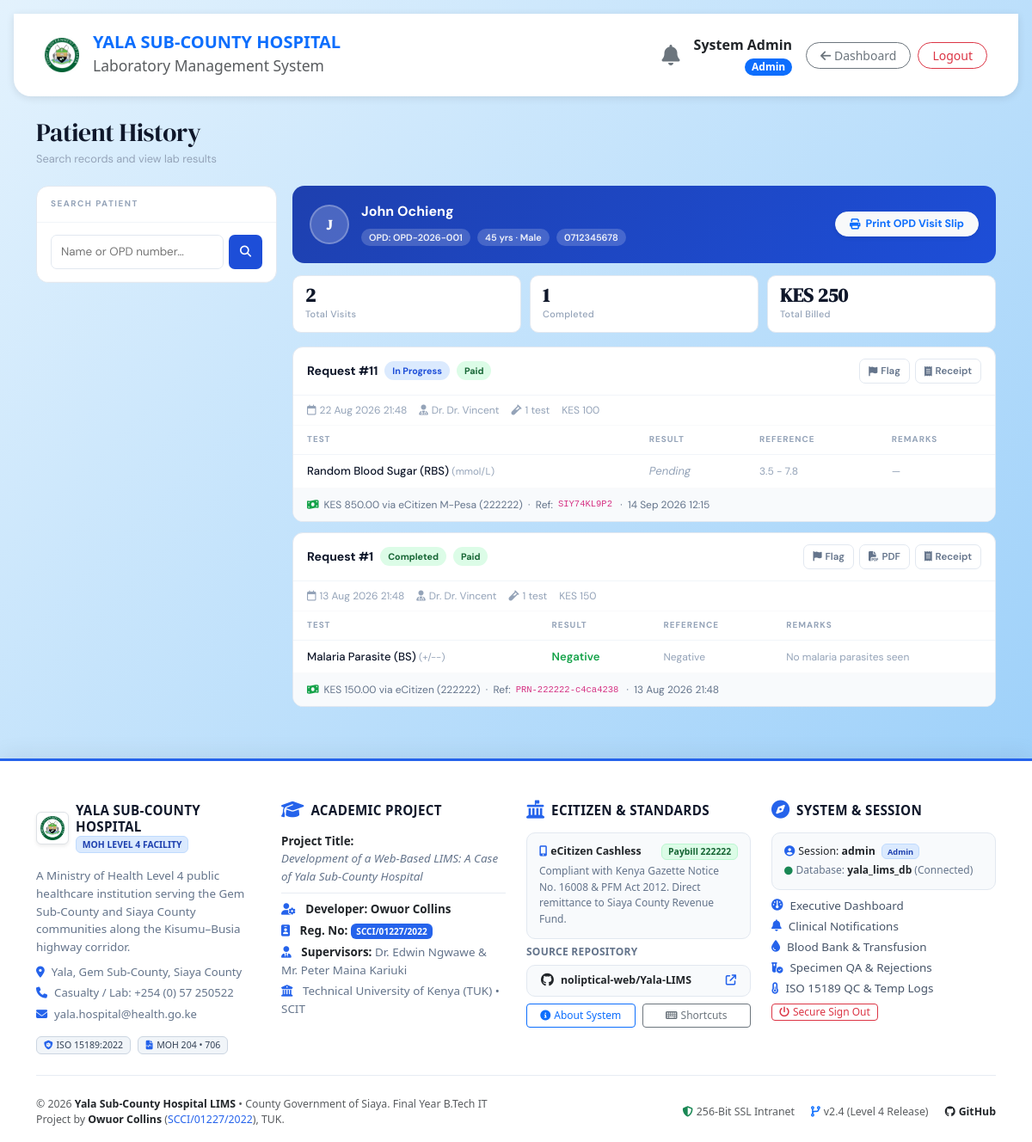
/patient_history.php?patient_id=1 (signed in), run on the app's committed database.
### tables this page shows
CREATE TABLE `patients` (
  `patient_id` int(11) NOT NULL AUTO_INCREMENT,
  `opd_number` varchar(20) NOT NULL,
  `full_name` varchar(100) NOT NULL,
  `age` int(11) NOT NULL,
  `gender` enum('Male','Female','Other') NOT NULL,
  `phone_number` varchar(15) DEFAULT NULL,
  `insurance_provider` varchar(100) NOT NULL DEFAULT '',
  `insurance_number` varchar(100) NOT NULL DEFAULT '',
  `insurance_type` enum('None','SHA','Private','NHIF-Legacy','Corporate') NOT NULL DEFAULT 'None',
  `registered_at` timestamp NOT NULL DEFAULT current_timestamp(),
  `insurance_member_no` varchar(100) NOT NULL DEFAULT '',
  PRIMARY KEY (`patient_id`),
  UNIQUE KEY `opd_number` (`opd_number`)
);

CREATE TABLE `lab_requests` (
  `request_id` int(11) NOT NULL AUTO_INCREMENT,
  `patient_id` int(11) DEFAULT NULL,
  `requested_by` varchar(100) DEFAULT NULL,
  `request_date` timestamp NOT NULL DEFAULT current_timestamp(),
  `status` enum('Pending','In Progress','Completed','Rejected') DEFAULT 'Pending',
  `payment_status` enum('Unpaid','Paid') DEFAULT 'Unpaid',
  PRIMARY KEY (`request_id`),
  KEY `patient_id` (`patient_id`),
  CONSTRAINT `lab_requests_ibfk_1` FOREIGN KEY (`patient_id`) REFERENCES `patients` (`patient_id`)
);

CREATE TABLE `test_results` (
  `result_id` int(11) NOT NULL AUTO_INCREMENT,
  `request_id` int(11) DEFAULT NULL,
  `test_id` int(11) DEFAULT NULL,
  `result_value` varchar(255) NOT NULL,
  `technician_remarks` text DEFAULT NULL,
  `entered_by` int(11) DEFAULT NULL,
  PRIMARY KEY (`result_id`),
  KEY `request_id` (`request_id`),
  KEY `test_id` (`test_id`),
  KEY `entered_by` (`entered_by`),
  CONSTRAINT `test_results_ibfk_1` FOREIGN KEY (`request_id`) REFERENCES `lab_requests` (`request_id`),
  CONSTRAINT `test_results_ibfk_2` FOREIGN KEY (`test_id`) REFERENCES `lab_tests` (`test_id`),
  CONSTRAINT `test_results_ibfk_3` FOREIGN KEY (`entered_by`) REFERENCES `users` (`user_id`)
);

CREATE TABLE `lab_tests` (
  `test_id` int(11) NOT NULL AUTO_INCREMENT,
  `test_name` varchar(100) NOT NULL,
  `test_category` varchar(50) DEFAULT NULL,
  `cost` decimal(10,2) NOT NULL,
  `insurance_covered` tinyint(1) NOT NULL DEFAULT 1,
  `insurance_cover_pct` decimal(5,2) NOT NULL DEFAULT 100.00,
  `insurance_cap_kes` decimal(10,2) NOT NULL DEFAULT 0.00,
  `normal_range` varchar(100) DEFAULT NULL,
  `units` varchar(20) DEFAULT NULL,
  PRIMARY KEY (`test_id`)
);

CREATE TABLE `payments` (
  `payment_id` int(11) NOT NULL AUTO_INCREMENT,
  `request_id` int(11) DEFAULT NULL,
  `amount_paid` decimal(10,2) DEFAULT NULL,
  `payment_method` varchar(50) DEFAULT NULL,
  `payment_type` enum('Cash','Insurance','Split') NOT NULL DEFAULT 'Cash',
  `insurer_name` varchar(100) NOT NULL DEFAULT '',
  `insurer_amount` decimal(10,2) NOT NULL DEFAULT 0.00,
  `patient_copay` decimal(10,2) NOT NULL DEFAULT 0.00,
  `claim_ref` varchar(100) NOT NULL DEFAULT '',
  `reference_no` varchar(50) DEFAULT NULL,
  `payment_date` timestamp NOT NULL DEFAULT current_timestamp(),
  `insurance_provider` varchar(100) NOT NULL DEFAULT '',
  `insurance_member_no` varchar(100) NOT NULL DEFAULT '',
  `insurance_claim_no` varchar(100) NOT NULL DEFAULT '',
  `waiver_reason` varchar(300) NOT NULL DEFAULT '',
  `copay_amount` decimal(10,2) NOT NULL DEFAULT 0.00,
  `excluded_tests` text DEFAULT NULL,
  `received_by` varchar(150) NOT NULL DEFAULT '',
  PRIMARY KEY (`payment_id`),
  KEY `request_id` (`request_id`),
  CONSTRAINT `payments_ibfk_1` FOREIGN KEY (`request_id`) REFERENCES `lab_requests` (`request_id`)
);

### patient_history.php (the view, shortened to what this page needs)
<?php
require_once 'includes/db_connect.php';
$patient=null; $history=[]; $error=""; $flag_success="";
if (isset($_GET['patient_id'])&&intval($_GET['patient_id'])>0) {
    $pid=intval($_GET['patient_id']);
    $stmt=$conn->prepare("SELECT * FROM patients WHERE patient_id=?");
    $stmt->bind_param("i",$pid); $stmt->execute();
    $patient=$stmt->get_result()->fetch_assoc(); $stmt->close();
    if($patient){
        $stmt=$conn->prepare(
            "SELECT r.request_id,r.requested_by,r.request_date,r.status,r.payment_status,
                    COALESCE((SELECT SUM(lt.cost) FROM test_results tr JOIN lab_tests lt ON tr.test_id=lt.test_id WHERE tr.request_id=r.request_id),0) as total_cost,
                    (SELECT COUNT(*) FROM test_results tr WHERE tr.request_id=r.request_id) as test_count
             FROM lab_requests r WHERE r.patient_id=? ORDER BY r.request_date DESC"
        );
        $stmt->bind_param("i",$pid); $stmt->execute();
        $reqs=$stmt->get_result(); $stmt->close();
        while($req=$reqs->fetch_assoc()){
            $s2=$conn->prepare("SELECT t.test_name,t.units,t.normal_range,tr.result_value,tr.technician_remarks FROM test_results tr JOIN lab_tests t ON tr.test_id=t.test_id WHERE tr.request_id=? ORDER BY t.test_name");
            $s2->bind_param("i",$req['request_id']); $s2->execute();
            $req['tests']=$s2->get_result()->fetch_all(MYSQLI_ASSOC); $s2->close();
            $s3=$conn->prepare("SELECT amount_paid,payment_method,reference_no,payment_date FROM payments WHERE request_id=? LIMIT 1");
            $s3->bind_param("i",$req['request_id']); $s3->execute();
            $req['payment']=$s3->get_result()->fetch_assoc(); $s3->close();
            $history[]=$req;
        }
    }
}
$total_visits=count($history);
$total_spent=array_sum(array_column($history,'total_cost'));
$completed=count(array_filter($history,fn($r)=>$r['status']==='Completed'));
include 'includes/header.php';
?>
<div class="pw">
<div class="ph"><h1>Patient History</h1><p>Search records and view lab results</p></div>
<div class="layout">
<div>
<div class="panel">
    <div class="phead"><span class="ptitle">Search Patient</span></div>
    <div class="search-form">
        <form method="get">
            <div class="si">
                <input type="text" name="search" class="sinp" placeholder="Name or OPD number…"
                       value="<?php echo isset($_GET['search'])?htmlspecialchars($_GET['search']):''; ?>">
                <button type="submit" class="sbtn"><i class="fa-solid fa-magnifying-glass"></i></button>
            </div>
        </form>
    </div>
</div>
</div>
<div>
<?php if($patient): ?>
<div class="pat-ban">
    <div class="pb-av"><?php echo strtoupper(substr($patient['full_name'],0,1)); ?></div>
    <div style="flex:1">
        <p class="pbn"><?php echo htmlspecialchars($patient['full_name']); ?></p>
        <span class="pbt">OPD: <?php echo htmlspecialchars($patient['opd_number']); ?></span>
        <span class="pbt"><?php echo $patient['age']; ?> yrs · <?php echo $patient['gender']; ?></span>
        <?php if($patient['phone_number']): ?><span class="pbt"><?php echo $patient['phone_number']; ?></span><?php endif; ?>
    </div>
    <a href="print_routing_slip.php?patient_id=<?php echo $patient['patient_id']; ?>" target="_blank" class="btn btn-sm btn-light rounded-pill px-3 fw-bold text-primary shadow-sm" style="text-decoration:none;font-size:.78rem;display:inline-flex;align-items:center;gap:6px;white-space:nowrap">
        <i class="fa-solid fa-print"></i> Print OPD Visit Slip
    </a>
</div>
<div class="stats-row">
    <div class="scard"><div class="sc-n"><?php echo $total_visits; ?></div><div class="sc-l">Total Visits</div></div>
    <div class="scard"><div class="sc-n"><?php echo $completed; ?></div><div class="sc-l">Completed</div></div>
    <div class="scard"><div class="sc-n">KES <?php echo number_format($total_spent); ?></div><div class="sc-l">Total Billed</div></div>
</div>
<?php if(empty($history)): ?>
<div class="empty-s"><div class="empty-s-ic"><i class="fa-solid fa-flask"></i></div><h5>No lab requests yet</h5><p>This patient has no visit history.</p></div>
<?php else: foreach($history as $req):
    $sc='sp-'.str_replace(' ','_',$req['status']);
    $pc='pp-'.$req['payment_status'];
?>
<div class="req-card">
    <div class="rc-head">
        <div class="rc-left">
            <span class="rc-id">Request #<?php echo $req['request_id']; ?></span>
            <span class="status-pill <?php echo $sc; ?>"><?php echo $req['status']; ?></span>
            <span class="pay-pill <?php echo $pc; ?>"><?php echo $req['payment_status']; ?></span>
        </div>
        <div class="rc-actions">
            <?php if($role=='Doctor'||$role=='Admin'): ?>
            <button class="btn-sm-ico flag-btn" onclick="toggleFlag('ff<?php echo $req['request_id']; ?>')">
                <i class="fa-solid fa-flag"></i> Flag
            </button>
            <?php endif; ?>
            <?php if($req['status']==='Completed'): ?>
            <a href="print_report.php?id=<?php echo $req['request_id']; ?>" target="_blank" class="btn-sm-ico">
                <i class="fa-solid fa-file-pdf"></i> PDF
            </a>
            <?php endif; ?>
            <?php if($req['payment']&&$req['payment_status']==='Paid'): ?>
            <a href="print_receipt.php?id=<?php echo $req['request_id']; ?>" target="_blank" class="btn-sm-ico">
                <i class="fa-solid fa-receipt"></i> Receipt
            </a>
            <?php endif; ?>
        </div>
    </div>
    <div class="rc-meta">
        <span><i class="fa-regular fa-calendar" style="margin-right:4px"></i><?php echo date('d M Y H:i',strtotime($req['request_date'])); ?></span>
        <span><i class="fa-solid fa-user-doctor" style="margin-right:4px"></i>Dr. <?php echo htmlspecialchars($req['requested_by']); ?></span>
        <span><i class="fa-solid fa-vial" style="margin-right:4px"></i><?php echo $req['test_count']; ?> test<?php echo $req['test_count']!=1?'s':''; ?></span>
        <span>KES <?php echo number_format($req['total_cost']); ?></span>
    </div>
    <?php if(!empty($req['tests'])): ?>
    <table class="ht">
        <thead><tr><th>Test</th><th>Result</th><th>Reference</th><th>Remarks</th></tr></thead>
        <tbody>
        <?php foreach($req['tests'] as $t):
            $v=$t['result_value']; $isPend=$v==='Pending';
            $isAbn=!$isPend&&(stripos($v,'pos')!==false||stripos($v,'high')!==false||stripos($v,'elev')!==false);
            $rc=$isPend?'r-pending':($isAbn?'r-abnormal':'r-normal');
        ?>
        <tr>
            <td style="font-weight:500;color:#0f172a"><?php echo htmlspecialchars($t['test_name']); ?><?php if($t['units']): ?> <small style="color:#94a3b8;font-weight:400">(<?php echo $t['units']; ?>)</small><?php endif; ?></td>
            <td class="<?php echo $rc; ?>"><?php if($isAbn): ?><i class="fa-solid fa-triangle-exclamation" style="font-size:.65rem;margin-right:3px"></i><?php endif; ?><?php echo htmlspecialchars($v); ?></td>
            <td style="color:#94a3b8;font-size:.75rem"><?php echo htmlspecialchars($t['normal_range']?:'—'); ?></td>
            <td style="color:#94a3b8;font-size:.75rem"><?php echo htmlspecialchars($t['technician_remarks']?:'—'); ?></td>
        </tr>
        <?php endforeach; ?>
        </tbody>
    </table>
    <?php endif; ?>
    <?php if($req['payment']): ?>
    <div class="pay-row">
        <i class="fa-solid fa-money-bill-wave" style="color:#16a34a"></i>
        KES <?php echo number_format($req['payment']['amount_paid'],2); ?> via <?php echo htmlspecialchars($req['payment']['payment_method']); ?>
        &nbsp;·&nbsp; Ref: <code><?php echo htmlspecialchars($req['payment']['reference_no']); ?></code>
        &nbsp;·&nbsp; <?php echo date('d M Y H:i',strtotime($req['payment']['payment_date'])); ?>
    </div>
    <?php endif; ?>
</div>
<?php endforeach; endif; ?>
<?php endif; ?>
</div>
</div>
</div>
<?php include 'includes/footer.php'; ?>

### includes/header.php (style rules this page uses)
body { background: linear-gradient(135deg,#E3F2FD 0%,#90CAF9 100%); min-height: 100vh; display: flex; flex-direction: column; font-family:'Segoe UI',Tahoma,Geneva,Verdana,sans-serif; }

### patient_history.php (style rules this page uses)
.pw { width:100%;padding:0 0 48px;font-family:'DM Sans',sans-serif }
.ph h1 { font-family:'DM Serif Display',serif;font-size:1.85rem;color:#0f172a;margin:0 0 3px;letter-spacing:-.4px }
.ph p { font-size:.8rem;color:#94a3b8;margin:0 0 22px }
.layout { display:grid;grid-template-columns:280px 1fr;gap:18px;align-items:start }
.panel { background:#fff;border:1.5px solid #e2e8f0;border-radius:14px;overflow:hidden;margin-bottom:14px }
.phead { padding:13px 16px;border-bottom:1px solid #f1f5f9;display:flex;align-items:center;justify-content:space-between }
.ptitle { font-size:.62rem;font-weight:700;letter-spacing:1.5px;text-transform:uppercase;color:#94a3b8 }
.search-form { padding:14px 16px;border-bottom:1px solid #f9fafb }
.si { display:flex;gap:6px }
.sinp { flex:1;border:1.5px solid #e2e8f0;border-radius:7px;padding:9px 11px;font-size:.84rem;font-family:'DM Sans',sans-serif;outline:none;transition:border-color .15s;min-width:0 }
.sbtn { background:#1d4ed8;color:#fff;border:none;border-radius:7px;padding:9px 13px;font-size:.82rem;font-weight:600;cursor:pointer }
.pat-ban { background:linear-gradient(135deg,#1e40af,#1d4ed8);padding:18px 20px;border-radius:14px;color:#fff;margin-bottom:14px;display:flex;align-items:center;gap:14px }
.pb-av { width:46px;height:46px;background:rgba(255,255,255,.2);border-radius:50%;display:flex;align-items:center;justify-content:center;font-size:1rem;font-weight:700;font-family:'DM Serif Display',serif;border:2px solid rgba(255,255,255,.25);flex-shrink:0 }
.pbn { font-size:1rem;font-weight:700;margin:0 0 5px }
.pbt { font-size:.68rem;font-weight:600;background:rgba(255,255,255,.18);color:rgba(255,255,255,.92);border-radius:20px;padding:2px 9px;display:inline-block;margin-right:4px;margin-bottom:2px }
.stats-row { display:grid;grid-template-columns:repeat(3,1fr);gap:10px;margin-bottom:16px }
.scard { background:#fff;border:1.5px solid #e2e8f0;border-radius:10px;padding:12px 14px }
.sc-n { font-size:1.4rem;font-weight:700;color:#0f172a;font-family:'DM Serif Display',serif;line-height:1;margin-bottom:2px }
.sc-l { font-size:.68rem;color:#94a3b8;font-weight:500;letter-spacing:.3px }
.req-card { background:#fff;border:1.5px solid #e2e8f0;border-radius:12px;overflow:hidden;margin-bottom:12px }
.rc-head { padding:13px 16px;border-bottom:1px solid #f1f5f9;display:flex;align-items:center;justify-content:space-between;flex-wrap:wrap;gap:8px }
.rc-left { display:flex;align-items:center;gap:8px;flex-wrap:wrap }
.rc-id { font-size:.88rem;font-weight:700;color:#0f172a }
.status-pill { font-size:.67rem;font-weight:700;border-radius:20px;padding:3px 9px }
.sp-Completed { background:#dcfce7;color:#166534 }
.sp-Progress,.sp-In_Progress { background:#dbeafe;color:#1d4ed8 }
.pay-pill { font-size:.67rem;font-weight:700;border-radius:20px;padding:3px 9px }
.pp-Paid { background:#dcfce7;color:#166534 }
.rc-meta { font-size:.75rem;color:#94a3b8;padding:8px 16px;border-bottom:1px solid #f9fafb;display:flex;gap:14px;flex-wrap:wrap }
.rc-actions { display:flex;gap:6px }
.btn-sm-ico { font-size:.72rem;font-weight:600;border-radius:7px;padding:5px 10px;text-decoration:none;display:inline-flex;align-items:center;gap:4px;border:1.5px solid #e2e8f0;background:#fff;color:#64748b;cursor:pointer;font-family:'DM Sans',sans-serif;transition:all .15s }
table.ht { width:100%;border-collapse:collapse }
table.ht thead th { padding:9px 16px;font-size:.62rem;font-weight:700;letter-spacing:1px;text-transform:uppercase;color:#94a3b8;text-align:left;border-bottom:1px solid #f1f5f9 }
table.ht tbody tr { border-bottom:1px solid #f9fafb;transition:background .1s }
table.ht tbody tr:last-child { border-bottom:none }
table.ht td { padding:9px 16px;font-size:.82rem;vertical-align:middle }
.r-normal { color:#16a34a;font-weight:600 }
.r-pending { color:#94a3b8;font-style:italic }
.pay-row { padding:10px 16px;background:#f8fafc;border-top:1px solid #f9fafb;font-size:.75rem;color:#64748b;display:flex;align-items:center;gap:6px }

### data on the page
patients: full_name "J", full_name "John Ochieng", opd_number "OPD-2026-001", age "45", gender "Male", phone_number "0712345678"
lab_requests: request_id "11", status "In Progress", payment_status "Paid", request_date "22 Aug 2026 21:48", requested_by "Dr. Vincent", test_count "1", total_cost "100"
test_results: test.test_name "Random Blood Sugar (RBS)", test.units "mmol/L", result_value "Pending", test.normal_range "3.5 - 7.8", technician_remarks "—"
payments: amount_paid "850.00", payment_method "eCitizen M-Pesa (222222)", reference_no "SIY74KL9P2", payment_date "14 Sep 2026 12:15"
lab_requests: request_id "1", status "Completed", payment_status "Paid", request_date "13 Aug 2026 21:48", requested_by "Dr. Vincent", test_count "1", total_cost "150"
test_results: test.test_name "Malaria Parasite (BS)", test.units "+/--", result_value "Negative", test.normal_range "Negative", technician_remarks "No malaria parasites seen"
payments: amount_paid "150.00", payment_method "eCitizen (222222)", reference_no "PRN-222222-c4ca4238", payment_date "13 Aug 2026 21:48"

### other printed values
$_SESSION['full_name'] "System Admin"
$_SESSION['role'] "Admin"
$total_visits "2"
$completed "1"
$total_spent "250"
$_SESSION['username'] "admin"
